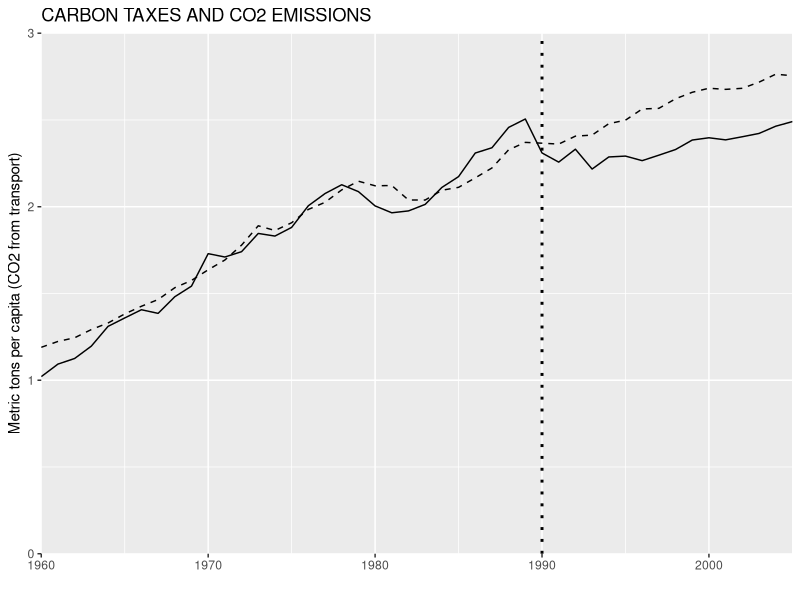
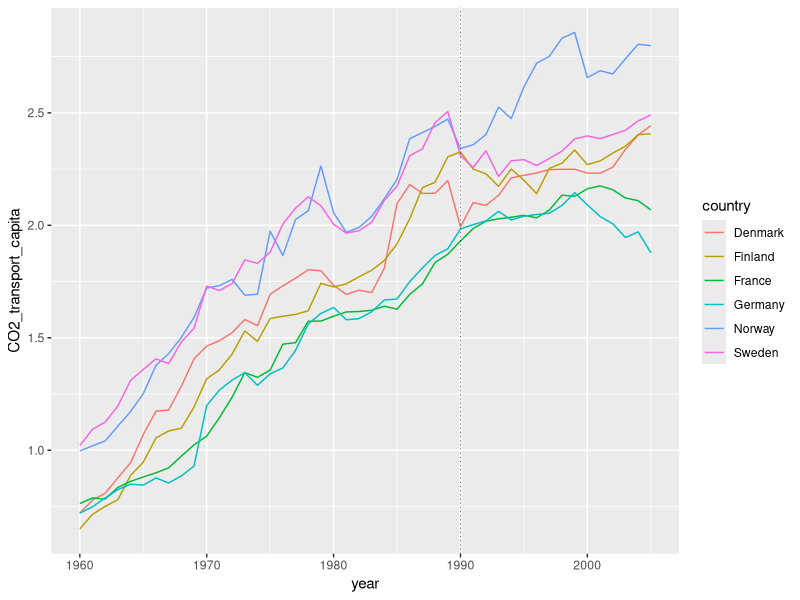
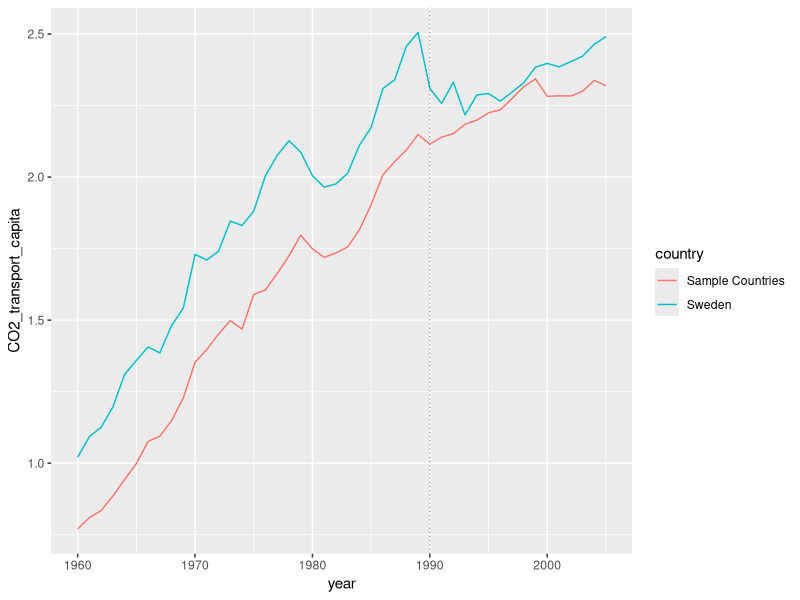

Source code (R) for these figures, in order:
#Assignment for Economic Policy, Winter Semester 21/22


#Authors:

#Marvin Müller
#Fabian Sturmberg
#Lionel Lütgering


#Libraries --------
#install.packages("haven")
library (haven)
library(ggplot2)
library(dplyr)

library(tidyverse)
library(sandwich)
library(lmtest)

#Data Import --------
carbontax_data <- read_dta("Data/carbontax_fullsample_data.dta")
CO2_data <- read_dta("Data/CO2_Graph.dta")


#Nr. 2 ------
figure_3 <- ggplot2::ggplot(data = CO2_data,
                            mapping = aes(year)
                            )+
  geom_line(aes(y=CO2_OECD), linetype = "dashed")+
  geom_line(aes(y=CO2_Sweden))+
  coord_cartesian(xlim = c(1960,2005), ylim = c(0.0,3.0),expand = FALSE)+
  xlab("")+
  ylab("Metric tons per capita (CO2 from transport)")+
  labs(title = "CARBON TAXES AND CO2 EMISSIONS")+
  geom_vline(xintercept = 1990, linetype = "dotted",size=1)

figure_3


#Nr. 3 -------

carbontax_data_sample <- carbontax_data%>%
  filter(country=="Sweden" |country=="Denmark"|country=="Finland"|
           country=="Norway"|country=="Germany"|country=="France")


countries <- c("Sweden","Denmark","Finland","Norway","Germany","France")


#Data for Table of pre- and post-treatment averages
carbontax_data_sample_pre <- carbontax_data_sample %>%
  filter(year <= 1989 & year >= 1980)

carbontax_data_sample_post <- carbontax_data_sample %>%
  filter(year > 1990 & year <=2000)

avg_table_pre <- matrix(c(1:36), ncol=6, byrow=TRUE)
colnames(avg_table_pre) <- c('Sweden','Denmark','Finland','Norway','Germany','France')
rownames(avg_table_pre) <- c('CO2 from transport (in metric tons)','GDP per capita (PPP, 2005)','Gasoline consumption per capita (in kilograms of oil equivalent)', 
                            'Motor vehicles (per 1,000 people)', 'Urban population (as percentage of total population)','Population density')

avg_table_post <- matrix(c(1:36), ncol=6, byrow=TRUE)
colnames(avg_table_post) <- c('Sweden','Denmark','Finland','Norway','Germany','France')
rownames(avg_table_post) <- c('CO2 from transport (in metric tons)','GDP per capita (PPP, 2005)','Gasoline consumption per capita (in kilograms of oil equivalent)', 
                             'Motor vehicles (per 1,000 people)', 'Urban population (as percentage of total population)','Population density')

#pre
swe_df_pre <- carbontax_data_sample_pre%>%
  filter(country == "Sweden")
den_df_pre <- carbontax_data_sample_pre%>%
  filter(country == "Denmark")
fin_df_pre <- carbontax_data_sample_pre%>%
  filter(country == "Finland")
nor_df_pre <- carbontax_data_sample_pre%>%
  filter(country == "Norway")
ger_df_pre <- carbontax_data_sample_pre%>%
  filter(country == "Germany")
fra_df_pre <- carbontax_data_sample_pre%>%
  filter(country == "France")

#post
swe_df_post <- carbontax_data_sample_post%>%
  filter(country == "Sweden")
den_df_post <- carbontax_data_sample_post%>%
  filter(country == "Denmark")
fin_df_post <- carbontax_data_sample_post%>%
  filter(country == "Finland")
nor_df_post <- carbontax_data_sample_post%>%
  filter(country == "Norway")
ger_df_post <- carbontax_data_sample_post%>%
  filter(country == "Germany")
fra_df_post <- carbontax_data_sample_post%>%
  filter(country == "France")

#pre
for(i in 4:9){
    avg_table_pre[i-3,1] = mean(swe_df_pre[[i]])
    avg_table_pre[i-3,2] = mean(den_df_pre[[i]])
    avg_table_pre[i-3,3] = mean(fin_df_pre[[i]])
    avg_table_pre[i-3,4] = mean(nor_df_pre[[i]])
    avg_table_pre[i-3,5] = mean(ger_df_pre[[i]])
    avg_table_pre[i-3,6] = mean(fra_df_pre[[i]])
}

#post
for(i in 4:9){
  avg_table_post[i-3,1] = mean(swe_df_post[[i]])
  avg_table_post[i-3,2] = mean(den_df_post[[i]])
  avg_table_post[i-3,3] = mean(fin_df_post[[i]])
  avg_table_post[i-3,4] = mean(nor_df_post[[i]])
  avg_table_post[i-3,5] = mean(ger_df_post[[i]])
  avg_table_post[i-3,6] = mean(fra_df_post[[i]])
  }

#AVG's from sample data from 1980 - 1989 (pre treatment)
avg_table_pre
#AVG's from sample data from 1990 - 2000 (post treatment)
avg_table_post



#TASK 4 -----------------

#Plot Sweden and Average of all other countries in sample

#Create Data Frame with mean of all other countries but Sweden

sample_df <- as.data.frame(do.call(cbind,carbontax_data_sample))
sapply(sample_df, class)
# defining the vector of columns to convert to numeric
vec <- c(3:9)
# apply the conversion on columns
sample_df[ , vec] <- apply(sample_df[ , vec,drop=F], 2,           
                            function(x) as.numeric(as.character(x)))
# indicating the data type of each variable
sapply(sample_df, class)

sample_avg <- sample_df%>%
  filter(country != "Sweden")%>%
  group_by(year)%>%
  do(mutate(., mean_CO2_transport = mean(.$CO2_transport_capita)))

swe_df <- sample_df%>%
  filter(country == "Sweden")

OECD_sample <- data.frame(year = sample_avg$year,country = rep("Sample Countries",230),CO2_transport_capita = sample_avg$mean_CO2_transport)
OECD_sample <- OECD_sample[!duplicated(OECD_sample), ]


#Plot all countries' data from Sample + smooth (?)
task_3_plot_1 <- ggplot2::ggplot(data=carbontax_data_sample,
                                 aes(year,CO2_transport_capita,
                                     group = country,
                                     color = country))+
  #geom_smooth(se=F,linetype = "dashed",size=0.15)+#dashed line that shows prediction of regression for each country
  geom_line()+#straight line that connects data points of each country
  geom_vline(xintercept = 1990, linetype = "dotted",size=0.2)#Sweden Treatment

task_3_plot_1

#Plot with Sweden and Rest of Sample Countries

task_3_plot_2 <- ggplot2::ggplot(data = OECD_sample,
                                 aes(year, CO2_transport_capita,
                                     group = country,
                                     color = country))+
  geom_line()+
  geom_line(data = swe_df, aes(year, CO2_transport_capita))+
  geom_vline(xintercept = 1990, linetype = "dotted",size=0.2)#Sweden Treatment

task_3_plot_2


#Nr. 5 -----
##Generating Indicator Variables---------

carbontax_working <- carbontax_data
carbontax_working <- carbontax_working %>%
  mutate(sweden_indicator = ifelse(country == "Sweden", 1, 0))

carbontax_working <- carbontax_working %>%
  mutate(post_indicator = ifelse(year >= 1990, 1, 0))

##Creating Regressions -----

reg1 <- lm(CO2_transport_capita ~ . + post_indicator*sweden_indicator - Countryno, data = carbontax_working)
summary(reg1) #using non robust standard errors
coeftest(reg1, vcov = vcovHAC(reg1)) #using heteroskedasticity and autocorrelation-consistent standard errors
#with robust standard errors variables are a lot less significant overall
#Treatment Dummy is highly significant
#sweden_indicator is NA because there are too many dummy variables


reg2_sample <- carbontax_working %>%
  filter(country == "Sweden" | country == "Finland" | country == "Norway" | country == "Germany" | country == "France" | country == "Denmark")

reg2 <- lm(CO2_transport_capita ~ . + post_indicator*sweden_indicator - Countryno, data = reg2_sample)
summary(reg2)
coeftest(reg2, vcov = vcovHAC(reg2)) #using robust standard errors
#Treatment Dummy is highly significant but lower in value


reg3_sample <- carbontax_working %>%
  filter(country == "Sweden" | country == "Finland" | country == "Norway" | country == "Denmark")

reg3 <- lm(CO2_transport_capita ~ . + post_indicator*sweden_indicator - Countryno, data = reg3_sample)
summary(reg3)
coeftest(reg3, vcov = vcovHAC(reg3))
#Treatment Dummy is still significant


reg4_sample <- carbontax_working %>%
  filter(country == "Sweden" | country == "Finland" | country == "Norway" | country == "Denmark")

reg4 <- lm(CO2_transport_capita ~ country + year + sweden_indicator + post_indicator + post_indicator*sweden_indicator, data = reg4_sample)
summary(reg4)
coeftest(reg4, vcov = vcovHAC(reg4))
#Treatment Dummy is still significant
